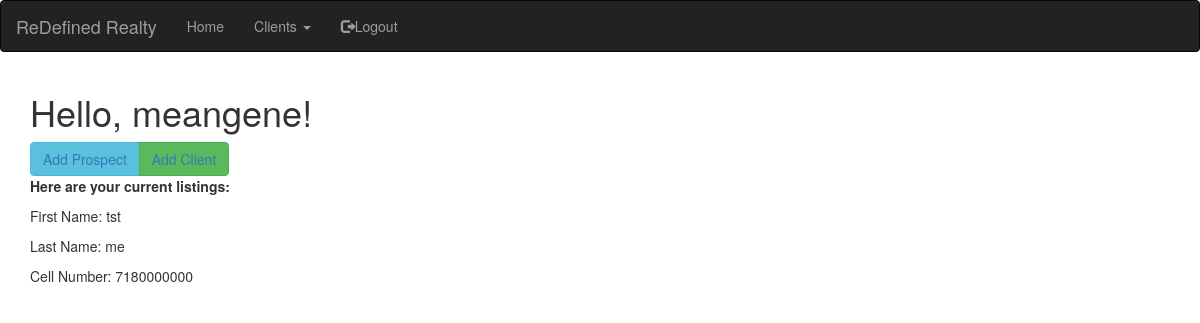
Page /listings (signed in) on the committed database.
### app/models.py (models this page shows, shortened)
class User(UserMixin, db.Model):
    id = db.Column(db.Integer, primary_key=True)
    username = db.Column(db.String(64), index=True, unique=True)
    email = db.Column(db.String(120), index=True, unique=True)
    password_hash = db.Column(db.String(128))
    Prospects=db.relationship('Prospects', backref='leads', lazy='dynamic')
    Clients=db.relationship('Clients', backref='listings', lazy='dynamic')

class Clients(db.Model):
    id = db.Column(db.Integer, primary_key=True)
    first_name = db.Column(db.String(20))
    last_name = db.Column(db.String(20))
    phone_cell = db.Column(db.Integer)
    user_account_pk=db.Column(db.Integer, db.ForeignKey('user.id'))

### app/routes.py (the view)
@app.route('/listings', methods=['GET', 'POST'])
@login_required
def listings():
    all_clients = get_clients(current_user=current_user)
    return render_template('listings.html', title='Listings', all_clients=all_clients)

### app/models.py (called while the page is built)
@login.user_loader
def load_user(id):
    return User.query.get(int(id))

### app/queryfunc.py (called while the page is built)
def get_clients(current_user):
    currentuser = User.query.filter_by(username=current_user.username).first()
    account_pk = currentuser.id
    all_clients=Clients.query.filter_by(user_account_pk=account_pk).all()
    return all_clients

### app/templates/listings.html
{% extends "base.html" %}
{% import 'bootstrap/wtf.html' as wtf %}
{% block app_content %}
    <h1>Hello, {{ current_user.username }}!</h1>
    <div class="btn-group">
        <button type="button" class="btn btn-info"><a href="{{ url_for('add_prospect') }}">Add Prospect</a></button>
        <button type="button" class="btn btn-success"><a href="{{ url_for('add_client') }}">Add Client</a></button>
    </div>
    <div><p><b>Here are your current listings:</b></p></div>
    {% for everyone in all_clients %}
    <div><p>First Name: {{ everyone.first_name }}</p></div>
    <div><p>Last Name: {{ everyone.last_name }}</p></div>
    <div><p>Cell Number: {{ everyone.phone_cell }}</p></div>
    {% endfor %}
{% endblock %}

### rows in the picture
User: username "meangene"
Clients: first_name "tst", last_name "me", phone_cell "7180000000"
